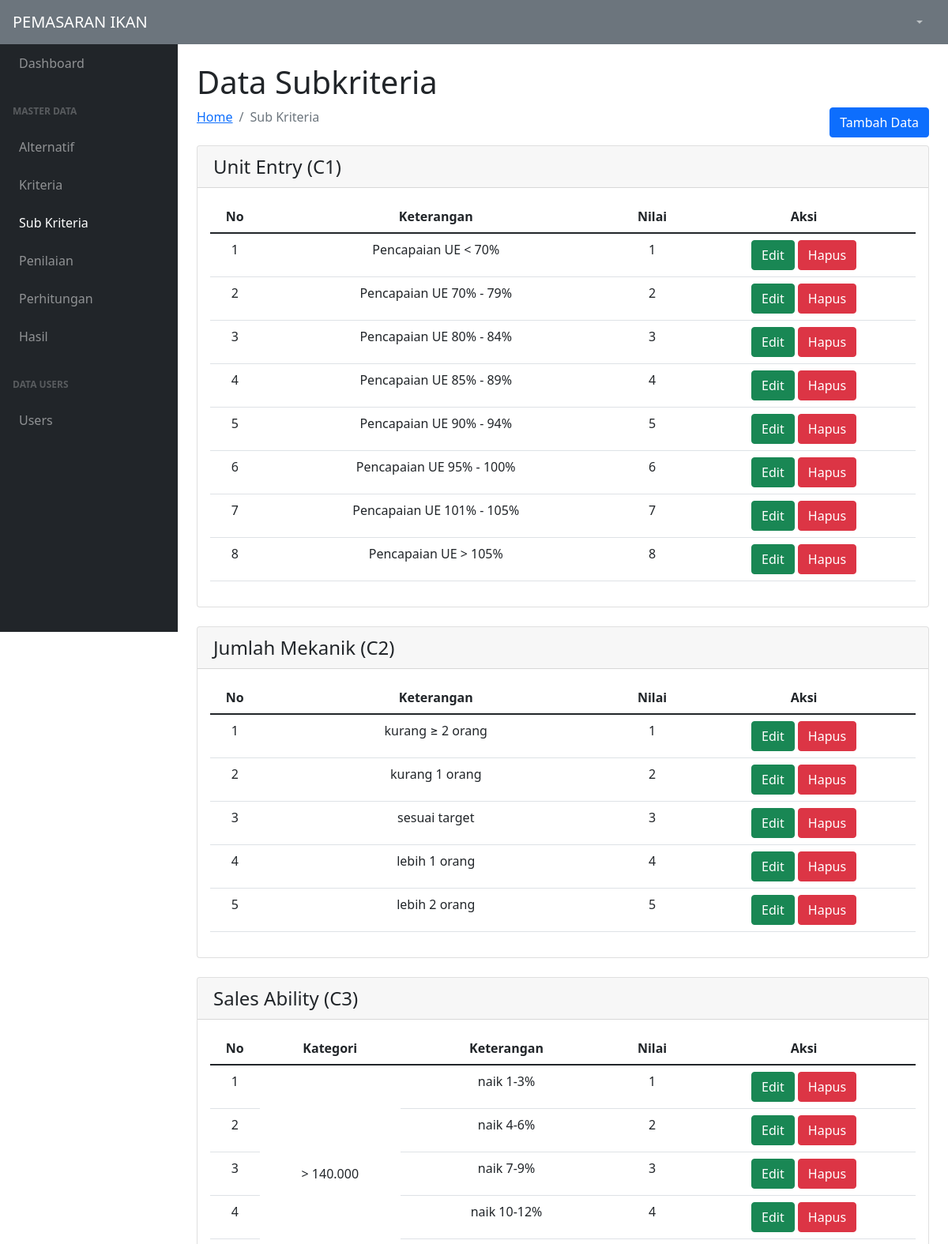
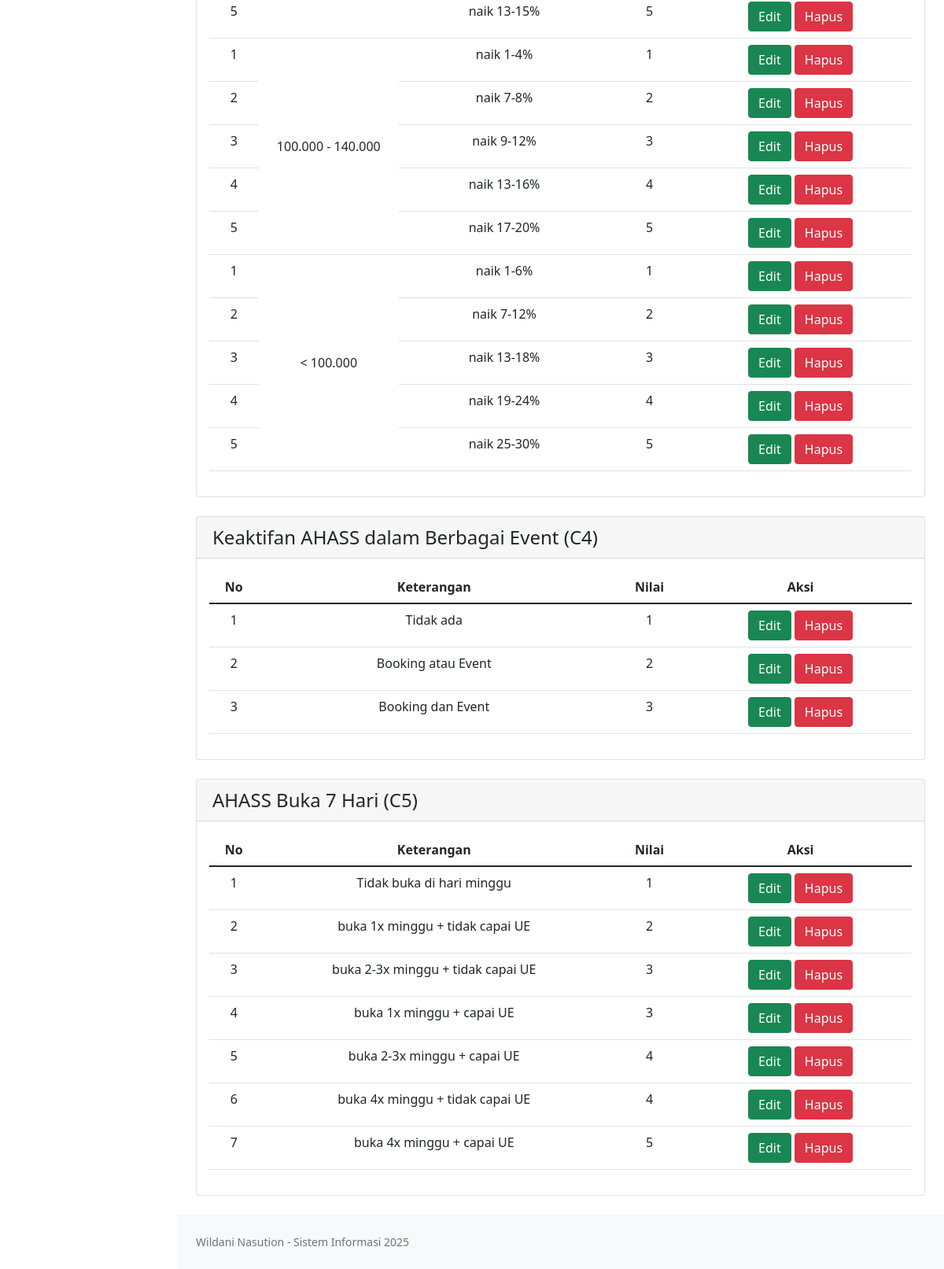
Page /subkriteria.php (signed in) on the committed database (2 pictures, top to bottom).
### tables this page shows
CREATE TABLE `kriteria` (
  `id_kriteria` int(4) NOT NULL,
  `kriteria` varchar(2) NOT NULL,
  `keterangan` varchar(50) NOT NULL,
  `bobot` double NOT NULL
);

CREATE TABLE `sub_kriteria` (
  `id_sub` int(4) NOT NULL,
  `keterangan` varchar(50) NOT NULL,
  `nilai` int(11) NOT NULL,
  `id_kriteria` int(4) NOT NULL,
  `id_kat` int(4) NOT NULL DEFAULT 1
);

CREATE TABLE `kategory` (
  `id_kategori` int(5) NOT NULL,
  `nama` varchar(5) NOT NULL,
  `detail` varchar(25) NOT NULL
);

### app/Koneksi.php (called while the page is built, shortened)
<?php
class Koneksi{
    function Koneksi()
    {
        $db = new PDO("mysql:host=localhost;dbname=ahass","root", "");
        return $db;
    }
}
?>

### app/Kriteria.php (called while the page is built, shortened)
<?php
require_once "Koneksi.php";
class Kriteria extends Koneksi{
    public function __construct()
    {
        $call = new Koneksi();
        $this->db = $call->koneksi();
    }
    public function tampil()
    {
    $sql = "SELECT * FROM kriteria ORDER BY kriteria ASC";
    $stmt = $this->db->prepare($sql);
    $stmt->execute();
    $data = [];
    while ($rows = $stmt->fetch()) {
    $data[] = $rows;
    }
    return $data;
    }
}

### app/Subkriteria.php (called while the page is built, shortened)
<?php
class Subkriteria extends Koneksi
{
    public function __construct()
    {
        $call = new Koneksi();
        $this->db = $call->koneksi();
    }
    public function tampil($a)
    {
        $sql = "SELECT * FROM sub_kriteria INNER JOIN kategory ON sub_kriteria.id_kat = kategory.id_kategori WHERE id_kriteria = :id ORDER BY id_kategori ASC, nilai ASC";
        $stmt = $this->db->prepare($sql);
        $stmt->bindparam(":id", $a);
        $stmt->execute();
        $data = [];
        while ($rows = $stmt->fetch()) {
            $data[] = $rows;
        }
        return $data;
    }
}

### pages/subkriteria/index.php (the view, shortened to what this page needs)
<div id="layoutSidenav_content">
	<main>
		<div class="container-fluid px-4">
			<h1 class="mt-4">Data Subkriteria</h1>
			<button style="float:right" class="btn btn-primary btn-add ">
					<i class="fas fa-plus md-9"></i> Tambah Data
					</button>
			<ol class="breadcrumb mb-4">
				<li class="breadcrumb-item"><a href="index.php">Home</a></li>
				<li class="breadcrumb-item active">Sub Kriteria</li>
			</ol>
			<?php foreach ($filter as $f) {; ?>
				<div class="card mb-4">
					<div class="card-header" style="font-size: x-large;">
						<?= $f['keterangan'] . ' (' . $f['kriteria'] . ')' ?>
					</div>
					<div class="card-body">
						<table id="example<?= $f['id_kriteria'] ?>" class="table" width="100%">
							<thead>
								<tr>
									<th width="7%" style="text-align:center;">No</th>
									<?php
									if ($f['kriteria'] == "C3") {
										echo '<th width="20%" style="text-align:center;">Kategori</th>
												 <th width="30%" style="text-align:center;">Keterangan</th>';
									} else {
										echo '<th style="text-align:center;" width="50%">Keterangan</th>';
									}
									?>
									<th width="" style="text-align:center;">Nilai</th>
									<th width="" style="text-align:center;">Aksi</th>
								</tr>
							</thead>
							<tbody style="text-align:center;">
								<?php $rows = $sub->tampil($f['id_kriteria']);
								$no = 1;
								if ($f['kriteria'] == "C3") {
									foreach ($rows as $row) { ?>
										<tr>
											<td><?= $no ?></td>
											<?php
											if ($no == 1) {
												echo '<td rowspan="5" style="vertical-align:middle;">' . $row['detail'] . '</td>';
											}
											?>
											<td><?= $row['keterangan'] ?></td>
											<td><?= $row['nilai'] ?></td>
											<td>
												<button class="btn btn-success btn-edit" data-id="<?= $row['id_sub'] ?>"><i class="mdi mdi-lead-pencil mr-1"></i> Edit</button>
												<button class="btn btn-danger btn-hapus" data-id="<?= $row['id_sub'] ?>" data-handler="subkriteria"><i class="mdi mdi-trash-can mr-1"></i>
													Hapus
												</button>
											</td>
										</tr>
										<?php $no++;
										if ($no > 5) {
											$no = 1;
										}
									}
								} else {
									foreach ($rows as $row) {; ?>
										<tr>
											<td><?= $no ?></td>
											<td><?= $row['keterangan'] ?></td>
											<td><?= $row['nilai'] ?></td>
											<td>
												<button class="btn btn-success btn-edit" data-id="<?= $row['id_sub'] ?>"><i class="mdi mdi-lead-pencil mr-1"></i> Edit</button>
												<button class="btn btn-danger btn-hapus" data-id="<?= $row['id_sub'] ?>" data-handler="subkriteria"><i class="mdi mdi-trash-can mr-1"></i>
													Hapus
												</button>
											</td>
										</tr>
								<?php $no++;
									}
								} ?>
							</tbody>
						</table>
					</div>
				</div>
			<?php } ?>
		</div>
	</main>

### rows in the picture
kriteria: keterangan "Unit Entry", kriteria "C1", $f['id_kriteria'] 1 (drawn), shows "Keterangan"
sub_kriteria: keterangan "Pencapaian UE < 70%", nilai "1"
sub_kriteria: keterangan "Pencapaian UE 70% - 79%", nilai "2"
sub_kriteria: keterangan "Pencapaian UE 80% - 84%", nilai "3"
sub_kriteria: keterangan "Pencapaian UE 85% - 89%", nilai "4"
sub_kriteria: keterangan "Pencapaian UE 90% - 94%", nilai "5"
sub_kriteria: keterangan "Pencapaian UE 95% - 100%", nilai "6"
sub_kriteria: keterangan "Pencapaian UE 101% - 105%", nilai "7"
sub_kriteria: keterangan "Pencapaian UE > 105%", nilai "8"
kriteria: keterangan "Jumlah Mekanik", kriteria "C2", shows "Keterangan"
sub_kriteria: keterangan "kurang ≥ 2 orang", nilai "1"
sub_kriteria: keterangan "kurang 1 orang", nilai "2"
sub_kriteria: keterangan "sesuai target", nilai "3"
sub_kriteria: keterangan "lebih 1 orang", nilai "4"
sub_kriteria: keterangan "lebih 2 orang", nilai "5"
kriteria: keterangan "Sales Ability", kriteria "C3", shows "Kategori"
sub_kriteria: no "1", kategory.detail "> 140.000", keterangan "naik 1-3%", nilai "1"
sub_kriteria: no "2", keterangan "naik 4-6%", nilai "2"
sub_kriteria: no "3", keterangan "naik 7-9%", nilai "3"
sub_kriteria: no "4", keterangan "naik 10-12%", nilai "4"
sub_kriteria: no "5", keterangan "naik 13-15%", nilai "5"
sub_kriteria: no "1", kategory.detail "100.000 - 140.000", keterangan "naik 1-4%", nilai "1"
sub_kriteria: no "2", keterangan "naik 7-8%", nilai "2"
sub_kriteria: no "3", keterangan "naik 9-12%", nilai "3"
sub_kriteria: no "4", keterangan "naik 13-16%", nilai "4"
sub_kriteria: no "5", keterangan "naik 17-20%", nilai "5"
sub_kriteria: no "1", kategory.detail "< 100.000", keterangan "naik 1-6%", nilai "1"
sub_kriteria: no "2", keterangan "naik 7-12%", nilai "2"
sub_kriteria: no "3", keterangan "naik 13-18%", nilai "3"
sub_kriteria: no "4", keterangan "naik 19-24%", nilai "4"
sub_kriteria: no "5", keterangan "naik 25-30%", nilai "5"
kriteria: keterangan "Keaktifan AHASS dalam Berbagai Event", kriteria "C4", shows "Keterangan"
sub_kriteria: keterangan "Tidak ada", nilai "1"
sub_kriteria: keterangan "Booking atau Event", nilai "2"
sub_kriteria: keterangan "Booking dan Event", nilai "3"
kriteria: keterangan "AHASS Buka 7 Hari", kriteria "C5", shows "Keterangan"
sub_kriteria: keterangan "Tidak buka di hari minggu", nilai "1"
sub_kriteria: keterangan "buka 1x minggu + tidak capai UE", nilai "2"
sub_kriteria: keterangan "buka 2-3x minggu + tidak capai UE", nilai "3"
sub_kriteria: keterangan "buka 1x minggu + capai UE", nilai "3"
sub_kriteria: keterangan "buka 2-3x minggu + capai UE", nilai "4"
sub_kriteria: keterangan "buka 4x minggu + tidak capai UE", nilai "4"
sub_kriteria: keterangan "buka 4x minggu + capai UE", nilai "5"
